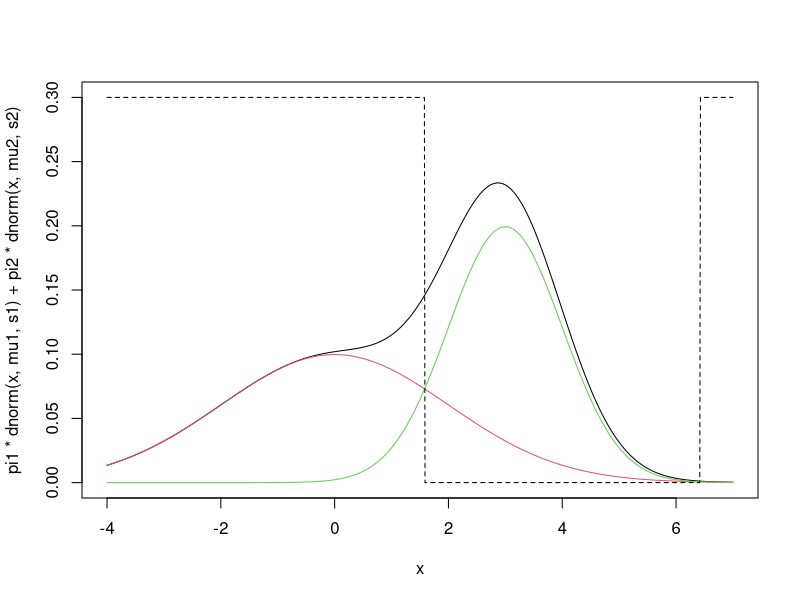
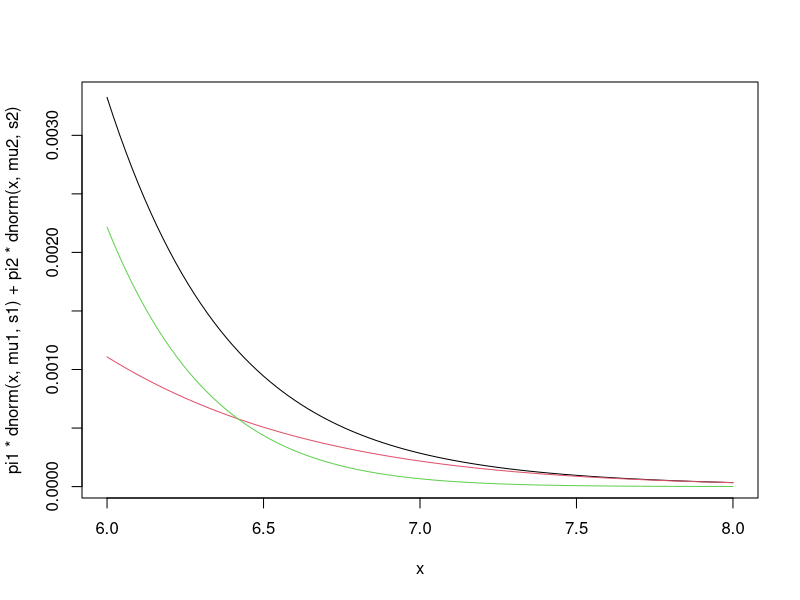

Source code (R) for these figures, in order:
# two boundaries for Qda bayesian classifier
mu1=0; s1=2; pi1=0.5
mu2=3; s2=1; pi2=0.5
curve(pi1*dnorm(x, mu1, s1) +pi2*dnorm(x, mu2, s2), -4, 7, 300 ,ylim=c(0,0.3))
curve(pi1*dnorm(x, mu1, s1), col=2, add=T)
curve(pi2*dnorm(x, mu2, s2), col=3, add=T)
pred1 = function(x) ((x-mu1)/s1)^2-2*log(pi1)+log(s1^2) <((x-mu2)/s2)^2-2*log(pi2)+log(s2^2)
curve(0.3*pred1(x), n=1001, lty=2, add=T)

curve(pi1*dnorm(x, mu1, s1) +pi2*dnorm(x, mu2, s2), 6, 8)
curve(pi1*dnorm(x, mu1, s1), col=2, add=T)
curve(pi2*dnorm(x, mu2, s2), col=3, add=T)